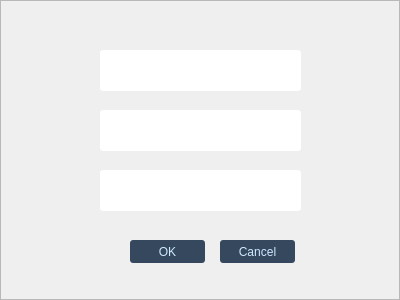
<?xml version="1.0" encoding="UTF-8"?>
<ui version="4.0">
 <class>ChangePwDialog</class>
 <widget class="QDialog" name="ChangePwDialog">
  <property name="geometry">
   <rect>
    <x>0</x>
    <y>0</y>
    <width>400</width>
    <height>300</height>
   </rect>
  </property>
  <property name="windowTitle">
   <string>Change Pass Word</string>
  </property>
  <property name="styleSheet">
   <string notr="true">QPushButton{
	font: 13pt &quot;Arial Rounded MT Bold&quot;;
background-color:rgba(1,25,53,200);
color:rgba(208,233,255);
border-color:rgba(1,25,53,90);
border-radius:3px;
}

QLineEdit
{
border-color:rgba(255,255,255,200);
font: 11pt &quot;Arial&quot;;
border-color:rgba(1,25,53,50);
           border-radius:3px;
         background-color:rgba(255,255,255);
      color:rgba(1,25,53);
}

</string>
  </property>
  <widget class="QPushButton" name="cancelButton">
   <property name="geometry">
    <rect>
     <x>220</x>
     <y>240</y>
     <width>75</width>
     <height>23</height>
    </rect>
   </property>
   <property name="text">
    <string>Cancel</string>
   </property>
  </widget>
  <widget class="QPushButton" name="okButton">
   <property name="geometry">
    <rect>
     <x>130</x>
     <y>240</y>
     <width>75</width>
     <height>23</height>
    </rect>
   </property>
   <property name="text">
    <string>OK</string>
   </property>
  </widget>
  <widget class="QLineEdit" name="newPwEdit_1">
   <property name="geometry">
    <rect>
     <x>100</x>
     <y>110</y>
     <width>201</width>
     <height>41</height>
    </rect>
   </property>
   <property name="echoMode">
    <enum>QLineEdit::Password</enum>
   </property>
  </widget>
  <widget class="QLineEdit" name="newPwEdit_2">
   <property name="geometry">
    <rect>
     <x>100</x>
     <y>170</y>
     <width>201</width>
     <height>41</height>
    </rect>
   </property>
   <property name="echoMode">
    <enum>QLineEdit::Password</enum>
   </property>
  </widget>
  <widget class="QLineEdit" name="oldPwEdit">
   <property name="geometry">
    <rect>
     <x>100</x>
     <y>50</y>
     <width>201</width>
     <height>41</height>
    </rect>
   </property>
   <property name="echoMode">
    <enum>QLineEdit::Password</enum>
   </property>
  </widget>
  <widget class="QFrame" name="frame">
   <property name="geometry">
    <rect>
     <x>0</x>
     <y>0</y>
     <width>400</width>
     <height>300</height>
    </rect>
   </property>
   <property name="frameShape">
    <enum>QFrame::StyledPanel</enum>
   </property>
   <property name="frameShadow">
    <enum>QFrame::Raised</enum>
   </property>
  </widget>
  <zorder>frame</zorder>
  <zorder>cancelButton</zorder>
  <zorder>okButton</zorder>
  <zorder>newPwEdit_1</zorder>
  <zorder>newPwEdit_2</zorder>
  <zorder>oldPwEdit</zorder>
 </widget>
 <resources/>
 <connections>
  <connection>
   <sender>cancelButton</sender>
   <signal>clicked()</signal>
   <receiver>ChangePwDialog</receiver>
   <slot>close()</slot>
   <hints>
    <hint type="sourcelabel">
     <x>257</x>
     <y>251</y>
    </hint>
    <hint type="destinationlabel">
     <x>199</x>
     <y>149</y>
    </hint>
   </hints>
  </connection>
 </connections>
</ui>
